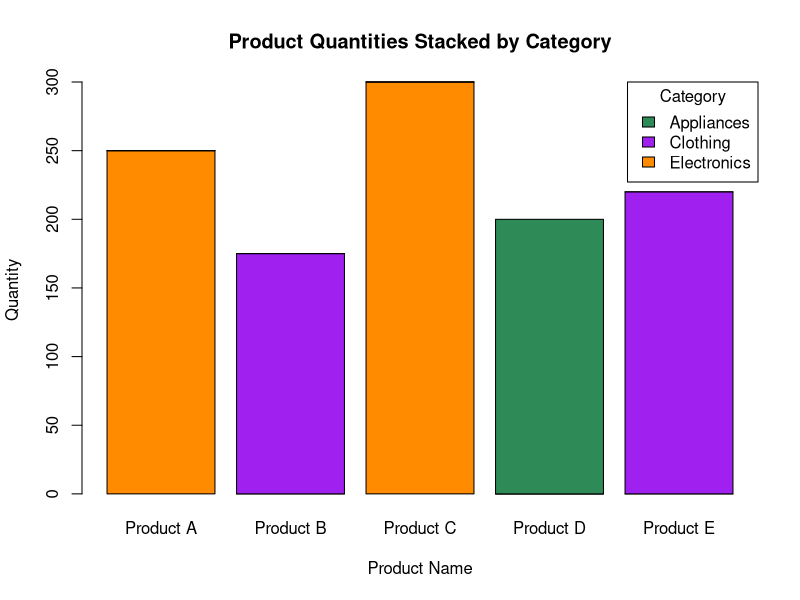

Write the R code that produced this figure.
# Create dataset for Set 4
inventory_data <- data.frame(
  Product_ID = c(1, 2, 3, 4, 5),
  Product_Name = c("Product A", "Product B", "Product C", "Product D", "Product E"),
  Category = c("Electronics", "Clothing", "Electronics", "Appliances", "Clothing"),
  Quantity_Available = c(250, 175, 300, 200, 220),
  Price = c(20, 15, 18, 25, 12)
)

print(inventory_data)

# Create contingency table of Product vs Category
category_table <- table(inventory_data$Category, inventory_data$Product_Name)

# Multiply by quantities to represent actual stock values
category_qty_matrix <- t(sapply(unique(inventory_data$Category), function(cat) {
  sapply(inventory_data$Product_Name, function(prod) {
    val <- inventory_data$Quantity_Available[inventory_data$Product_Name == prod & inventory_data$Category == cat]
    if (length(val) == 0) return(0) else return(val)
  })
}))

# 2. Stacked Bar Chart
barplot(category_qty_matrix, 
        col = c("darkorange", "purple", "seagreen"), 
        xlab = "Product Name", 
        ylab = "Quantity", 
        main = "Product Quantities Stacked by Category",
        legend.text = TRUE, 
        args.legend = list(title = "Category", x = "topright"))
